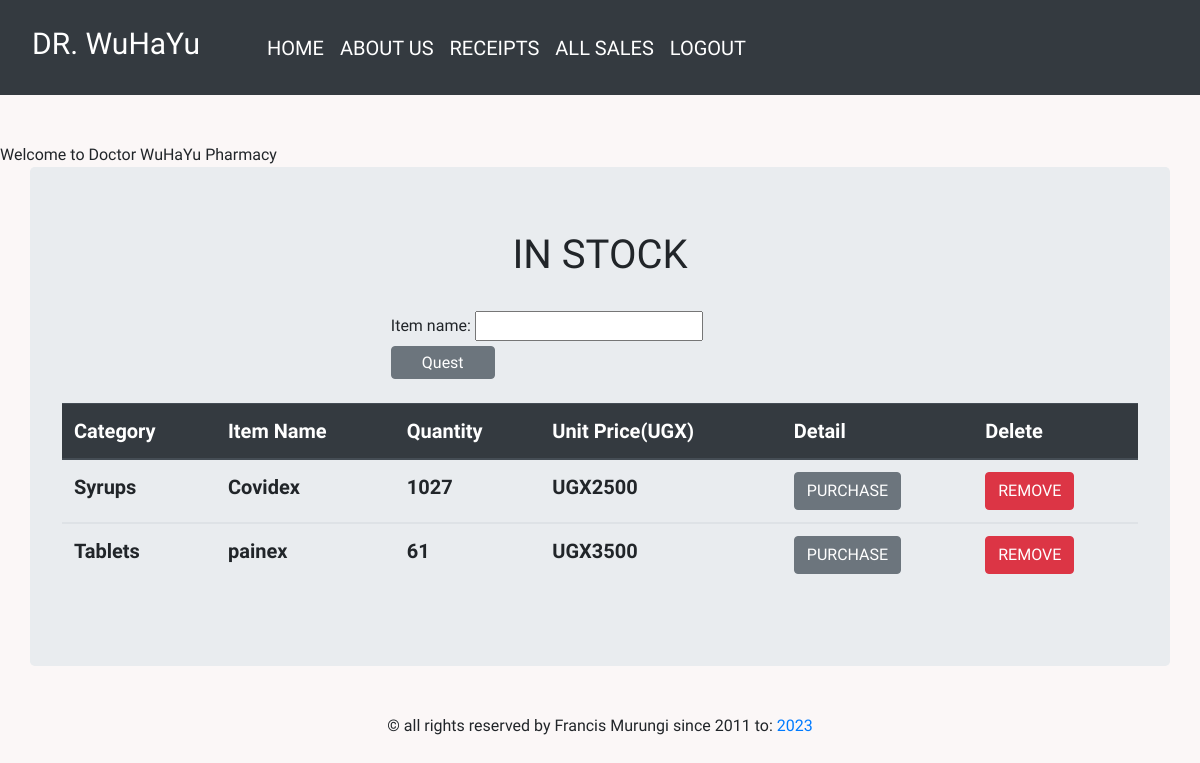
Page /index/ (signed in) on the committed database.
### pharmacy/models.py (models this page shows, shortened)
class Product(models.Model):
    category_name = models.ForeignKey(Category, on_delete=models.CASCADE, null=True, blank=True)
    item_name = models.CharField(max_length = 50, null = True, blank = True)
    total_quantity = models.IntegerField(default = 0, null=True, blank = True)
    issued_quantity = models.IntegerField(default = 0, null = True, blank = True)
    recieved_quantity = models.IntegerField(default = 0, null = True, blank = True)
    unit_price = models.IntegerField(default = 0, null = True, blank = True)
    manufacture = models.CharField(max_length = 50, null = True, blank = True)
    brand = models.CharField(max_length = 50, null = True, blank = True)

class Category(models.Model):
    name = models.CharField(max_length=50, null=True, blank=True)
    def __str__(self):
        return self.name

### pharmacy/views.py (the view)
# urls.py: path('index/',views.index, name='index'),
@login_required
def index(request):
    products = Product.objects.all().order_by('-id')
    products_filter = Product_filter(request.GET, queryset = products)
    products = products_filter.qs
    return render(request, 'products/index.html', {'products':products,'products_filter': products_filter})

### templates/products/index.html
{% extends 'products/base.html'%} {% block content%}
<br></br>
<marquee behavior="alternative" class='blink' bgcolor="green" direction="">Welcome to Doctor WuHaYu Pharmacy</marquee>
<div class = "jumbotron container">
  <h1 class= "text-center">IN STOCK</h1>
  <br>
  <div class = "container">
    <form id="search" action = "" method = "GET">
      {{products_filter.form}}
      <input title="Search for items"
      type = "submit"
      value = "Quest"
      id="btn"
      class="btn btn-secondary btn"/>
    </form>
  </div>
  <br>
  <table  class="table table-hover fs-1">
    <thead class="thead-dark">
      <tr>
        <th scope="col">Category</th>
        <th scope="col">Item Name</th>
        <th scope="col">Quantity</th>
        <th scope="col">Unit Price(UGX)</th>
        <th scope="col">Detail</th>
        <th scope="col">Delete</th>
      </tr>
    </thead>
    {% for product in products%}
    <tbody>
      <tr>
        <td>{{product.category_name}}</td>
        <td>{{product.item_name}}</td>
        <td>{{product.total_quantity}}</td>
        <td>UGX{{product.unit_price}}</td>
        <td><a href="{% url 'product_detail' product.id %}"
              ><input title="Buys item"
                type="submit"
                value="PURCHASE"
                class="btn btn-secondary btn"
                type="button"
            /></a></td>
            <td><a href="{% url 'product_detail' product.id %}"
              ><input title="removes item from the database"
                type="submit"
                value="REMOVE"
                class="btn btn-danger btn"
                type="button"
            /></a></td>
      </tr>
    </tbody>
    {% endfor %}
  </table>
</div>
{% endblock%}

### templates/products/base.html (shortened to what this page needs)
{% load static%}
<!DOCTYPE html>
<html lang="en">
<head>
    <link rel="stylesheet" href="https://stackpath.bootstrapcdn.com/bootstrap/4.5.2/css/bootstrap.min.css">
    <link rel = "stylesheet" href =" {% static 'css/main.css' %}">
</head>
<body>
    <nav class="navbar navbar-expand-lg navbar-dark bg-dark">
        <a class="nav-link" href="{% url 'index' %}"><h1 class="navbar-brand" >DR. WuHaYu</h1></a>
        <div class="collapse navbar-collapse" id="navbarNav">
          <ul class="nav navbar-nav ml-auto">
           {% if user.is_authenticated%}
              <li class="nav-item">
                <a class="nav-link text-white" href="{% url 'index' %}">HOME</a>
              </li>
              <li class="nav-item">
                <a class="nav-link text-white" href="{% url 'home' %}" target="_blank">ABOUT US</a>
              </li>
              <li class="nav-item">
                <a class="nav-link text-white" href="{% url 'reciept'%}">RECEIPTS</a>
              </li>
              <li class="nav-item">
                <a class="nav-link text-white" href="{% url 'all_sales' user_id=user.id  %}">ALL SALES</a>
              </li>
              <li class="nav-item">
                <a class="nav-link text-white" href="{% url 'logout'%}">LOGOUT</a>
              </li>
            {% endif %}
          </ul>
     </nav>
    {% block content%}
    {% endblock%}
    {% include 'products/_footer.html' %}
</body>
</html>

### templates/products/_footer.html (shortened to what this page needs)
{% load static %}
<footer class="page-footer font-small blue">
    <div class="footer-copyright text-center py-3">&copy; all rights reserved by Francis Murungi since 2011 to:
      <a href="/"> <span id="year"></span></a>
    </div>
  </footer>

### pharmacy/static/css/main.css (style rules this page uses)
#navbarNav { padding-right: 400px; margin-right: 30px; }
.fs-1 { font-size: 20px; font-weight: bold; }
body { background-color: hsla(0, 41%, 97%, 0.726); font-family: 'Edu NSW ACT Foundation', 'cursive'; }
form { width: 40%; margin: 0 auto; }
#btn { padding: 3.5px 30px; }
.navbar li a { font-size: 20px; }
.navbar-brand { font-size: 30px !important; }

### rows in the picture
Product: category_name "Syrups", item_name "Covidex", total_quantity "1027", unit_price "2500"
Product: category_name "Tablets", item_name "painex", total_quantity "61", unit_price "3500"
